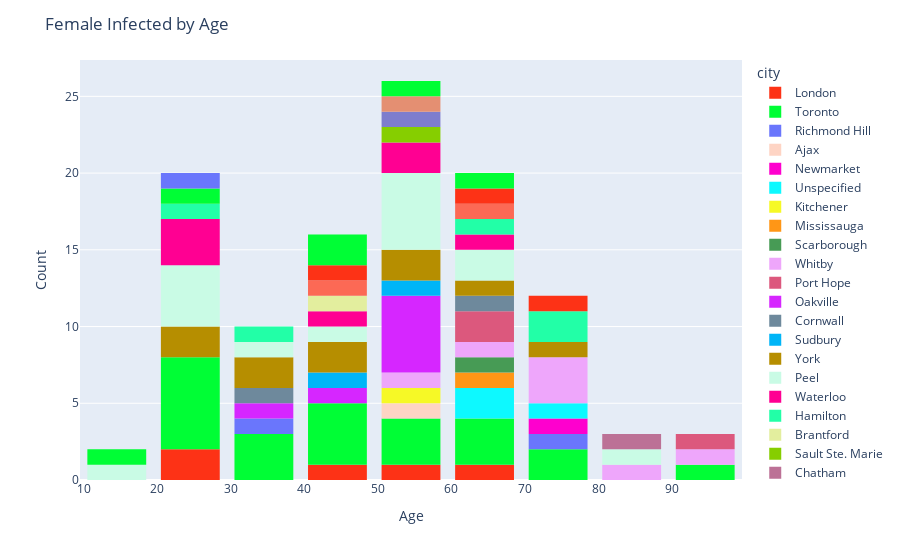

Write notebook code for a chart like this one.
### Code cell
fig = px.histogram(female, x="age", color = "city", color_discrete_sequence= px.colors.qualitative.Light24)
fig.update_layout(
    title_text='Female Infected by Age', # title of plot
    xaxis_title_text='Age', # xaxis label
    yaxis_title_text='Count', # yaxis label
    bargap=0.2, # gap between bars of adjacent location coordinates
    #bargroupgap=0.1 # gap between bars of the same location coordinates
)

fig.show()

### Figure 1 — Plotly figure (JSON) as saved in the notebook; plotly's stock layout.template omitted (floating-point values rounded to 4 significant figures)
{"data": [{"alignmentgroup": "True", "bingroup": "x", "hoverlabel": {"namelength": 0}, "hovertemplate": "city=London<br>age=%{x}<br>count=%{y}", "legendgroup": "London", "marker": {"color": "#FD3216"}, "name": "London", "offsetgroup": "London", "orientation": "v", "showlegend": true, "type": "histogram", "x": [20, 50, 60, 20, 40], "xaxis": "x", "yaxis": "y"}, {"alignmentgroup": "True", "bingroup": "x", "hoverlabel": {"namelength": 0}, "hovertemplate": "city=Toronto<br>age=%{x}<br>count=%{y}", "legendgroup": "Toronto", "marker": {"color": "#00FE35"}, "name": "Toronto", "offsetgroup": "Toronto", "orientation": "v", "showlegend": true, "type": "histogram", "x": [60, 40, 50, 70, 50, 20, 60, 40, 50, 30, 20, 30, 70, 20, 60, 40, 20, 20, 90, 30, 40, 20], "xaxis": "x", "yaxis": "y"}, {"alignmentgroup": "True", "bingroup": "x", "hoverlabel": {"namelength": 0}, "hovertemplate": "city=Richmond Hill<br>age=%{x}<br>count=%{y}", "legendgroup": "Richmond Hill", "marker": {"color": "#6A76FC"}, "name": "Richmond Hill", "offsetgroup": "Richmond Hill", "orientation": "v", "showlegend": true, "type": "histogram", "x": [34, 70], "xaxis": "x", "yaxis": "y"}, {"alignmentgroup": "True", "bingroup": "x", "hoverlabel": {"namelength": 0}, "hovertemplate": "city=Ajax<br>age=%{x}<br>count=%{y}", "legendgroup": "Ajax", "marker": {"color": "#FED4C4"}, "name": "Ajax", "offsetgroup": "Ajax", "orientation": "v", "showlegend": true, "type": "histogram", "x": [51], "xaxis": "x", "yaxis": "y"}, {"alignmentgroup": "True", "bingroup": "x", "hoverlabel": {"namelength": 0}, "hovertemplate": "city=Newmarket<br>age=%{x}<br>count=%{y}", "legendgroup": "Newmarket", "marker": {"color": "#FE00CE"}, "name": "Newmarket", "offsetgroup": "Newmarket", "orientation": "v", "showlegend": true, "type": "histogram", "x": [70], "xaxis": "x", "yaxis": "y"}, {"alignmentgroup": "True", "bingroup": "x", "hoverlabel": {"namelength": 0}, "hovertemplate": "city=Unspecified<br>age=%{x}<br>count=%{y}", "legendgroup": "Unspecified", "marker": {"color": "#0DF9FF"}, "name": "Unspecified", "offsetgroup": "Unspecified", "orientation": "v", "showlegend": true, "type": "histogram", "x": [60, 70, 60], "xaxis": "x", "yaxis": "y"}, {"alignmentgroup": "True", "bingroup": "x", "hoverlabel": {"namelength": 0}, "hovertemplate": "city=Kitchener<br>age=%{x}<br>count=%{y}", "legendgroup": "Kitchener", "marker": {"color": "#F6F926"}, "name": "Kitchener", "offsetgroup": "Kitchener", "orientation": "v", "showlegend": true, "type": "histogram", "x": [50], "xaxis": "x", "yaxis": "y"}, {"alignmentgroup": "True", "bingroup": "x", "hoverlabel": {"namelength": 0}, "hovertemplate": "city=Mississauga<br>age=%{x}<br>count=%{y}", "legendgroup": "Mississauga", "marker": {"color": "#FF9616"}, "name": "Mississauga", "offsetgroup": "Mississauga", "orientation": "v", "showlegend": true, "type": "histogram", "x": [60], "xaxis": "x", "yaxis": "y"}, {"alignmentgroup": "True", "bingroup": "x", "hoverlabel": {"namelength": 0}, "hovertemplate": "city=Scarborough<br>age=%{x}<br>count=%{y}", "legendgroup": "Scarborough", "marker": {"color": "#479B55"}, "name": "Scarborough", "offsetgroup": "Scarborough", "orientation": "v", "showlegend": true, "type": "histogram", "x": [60], "xaxis": "x", "yaxis": "y"}, {"alignmentgroup": "True", "bingroup": "x", "hoverlabel": {"namelength": 0}, "hovertemplate": "city=Whitby<br>age=%{x}<br>count=%{y}", "legendgroup": "Whitby", "marker": {"color": "#EEA6FB"}, "name": "Whitby", "offsetgroup": "Whitby", "orientation": "v", "showlegend": true, "type": "histogram", "x": [70, 60, 70, 90, 80, 50, 70], "xaxis": "x", "yaxis": "y"}, {"alignmentgroup": "True", "bingroup": "x", "hoverlabel": {"namelength": 0}, "hovertemplate": "city=Port Hope<br>age=%{x}<br>count=%{y}", "legendgroup": "Port Hope", "marker": {"color": "#DC587D"}, "name": "Port Hope", "offsetgroup": "Port Hope", "orientation": "v", "showlegend": true, "type": "histogram", "x": [60, 60, 90], "xaxis": "x", "yaxis": "y"}, {"alignmentgroup": "True", "bingroup": "x", "hoverlabel": {"namelength": 0}, "hovertemplate": "city=Oakville<br>age=%{x}<br>count=%{y}", "legendgroup": "Oakville", "marker": {"color": "#D626FF"}, "name": "Oakville", "offsetgroup": "Oakville", "orientation": "v", "showlegend": true, "type": "histogram", "x": [50, 50, 50, 50, 30, 40, 50], "xaxis": "x", "yaxis": "y"}, {"alignmentgroup": "True", "bingroup": "x", "hoverlabel": {"namelength": 0}, "hovertemplate": "city=Cornwall<br>age=%{x}<br>count=%{y}", "legendgroup": "Cornwall", "marker": {"color": "#6E899C"}, "name": "Cornwall", "offsetgroup": "Cornwall", "orientation": "v", "showlegend": true, "type": "histogram", "x": [30, 60], "xaxis": "x", "yaxis": "y"}, {"alignmentgroup": "True", "bingroup": "x", "hoverlabel": {"namelength": 0}, "hovertemplate": "city=Sudbury<br>age=%{x}<br>count=%{y}", "legendgroup": "Sudbury", "marker": {"color": "#00B5F7"}, "name": "Sudbury", "offsetgroup": "Sudbury", "orientation": "v", "showlegend": true, "type": "histogram", "x": [50, 40], "xaxis": "x", "yaxis": "y"}, {"alignmentgroup": "True", "bingroup": "x", "hoverlabel": {"namelength": 0}, "hovertemplate": "city=York<br>age=%{x}<br>count=%{y}", "legendgroup": "York", "marker": {"color": "#B68E00"}, "name": "York", "offsetgroup": "York", "orientation": "v", "showlegend": true, "type": "histogram", "x": [20, 30, 50, 40, 40, 70, 20, 30, 50, 60], "xaxis": "x", "yaxis": "y"}, {"alignmentgroup": "True", "bingroup": "x", "hoverlabel": {"namelength": 0}, "hovertemplate": "city=Peel<br>age=%{x}<br>count=%{y}", "legendgroup": "Peel", "marker": {"color": "#C9FBE5"}, "name": "Peel", "offsetgroup": "Peel", "orientation": "v", "showlegend": true, "type": "histogram", "x": [60, 40, 50, 50, 10, 20, 20, 50, 50, 50, 30, 20, 60, 20, 80], "xaxis": "x", "yaxis": "y"}, {"alignmentgroup": "True", "bingroup": "x", "hoverlabel": {"namelength": 0}, "hovertemplate": "city=Waterloo<br>age=%{x}<br>count=%{y}", "legendgroup": "Waterloo", "marker": {"color": "#FF0092"}, "name": "Waterloo", "offsetgroup": "Waterloo", "orientation": "v", "showlegend": true, "type": "histogram", "x": [40, 60, 20, 50, 20, 20, 50], "xaxis": "x", "yaxis": "y"}, {"alignmentgroup": "True", "bingroup": "x", "hoverlabel": {"namelength": 0}, "hovertemplate": "city=Hamilton<br>age=%{x}<br>count=%{y}", "legendgroup": "Hamilton", "marker": {"color": "#22FFA7"}, "name": "Hamilton", "offsetgroup": "Hamilton", "orientation": "v", "showlegend": true, "type": "histogram", "x": [30, 70, 60, 20, 70], "xaxis": "x", "yaxis": "y"}, {"alignmentgroup": "True", "bingroup": "x", "hoverlabel": {"namelength": 0}, "hovertemplate": "city=Brantford<br>age=%{x}<br>count=%{y}", "legendgroup": "Brantford", "marker": {"color": "#E3EE9E"}, "name": "Brantford", "offsetgroup": "Brantford", "orientation": "v", "showlegend": true, "type": "histogram", "x": [40], "xaxis": "x", "yaxis": "y"}, {"alignmentgroup": "True", "bingroup": "x", "hoverlabel": {"namelength": 0}, "hovertemplate": "city=Sault Ste. Marie<br>age=%{x}<br>count=%{y}", "legendgroup": "Sault Ste. Marie", "marker": {"color": "#86CE00"}, "name": "Sault Ste. Marie", "offsetgroup": "Sault Ste. Marie", "orientation": "v", "showlegend": true, "type": "histogram", "x": [50], "xaxis": "x", "yaxis": "y"}, {"alignmentgroup": "True", "bingroup": "x", "hoverlabel": {"namelength": 0}, "hovertemplate": "city=Chatham<br>age=%{x}<br>count=%{y}", "legendgroup": "Chatham", "marker": {"color": "#BC7196"}, "name": "Chatham", "offsetgroup": "Chatham", "orientation": "v", "showlegend": true, "type": "histogram", "x": [80], "xaxis": "x", "yaxis": "y"}, {"alignmentgroup": "True", "bingroup": "x", "hoverlabel": {"namelength": 0}, "hovertemplate": "city=Niagara<br>age=%{x}<br>count=%{y}", "legendgroup": "Niagara", "marker": {"color": "#7E7DCD"}, "name": "Niagara", "offsetgroup": "Niagara", "orientation": "v", "showlegend": true, "type": "histogram", "x": [50], "xaxis": "x", "yaxis": "y"}, {"alignmentgroup": "True", "bingroup": "x", "hoverlabel": {"namelength": 0}, "hovertemplate": "city=Simcoe<br>age=%{x}<br>count=%{y}", "legendgroup": "Simcoe", "marker": {"color": "#FC6955"}, "name": "Simcoe", "offsetgroup": "Simcoe", "orientation": "v", "showlegend": true, "type": "histogram", "x": [40, 60], "xaxis": "x", "yaxis": "y"}, {"alignmentgroup": "True", "bingroup": "x", "hoverlabel": {"namelength": 0}, "hovertemplate": "city=Owen Sound<br>age=%{x}<br>count=%{y}", "legendgroup": "Owen Sound", "marker": {"color": "#E48F72"}, "name": "Owen Sound", "offsetgroup": "Owen Sound", "orientation": "v", "showlegend": true, "type": "histogram", "x": [50], "xaxis": "x", "yaxis": "y"}, {"alignmentgroup": "True", "bingroup": "x", "hoverlabel": {"namelength": 0}, "hovertemplate": "city=Kingston<br>age=%{x}<br>count=%{y}", "legendgroup": "Kingston", "marker": {"color": "#FD3216"}, "name": "Kingston", "offsetgroup": "Kingston", "orientation": "v", "showlegend": true, "type": "histogram", "x": [40, 60, 70], "xaxis": "x", "yaxis": "y"}, {"alignmentgroup": "True", "bingroup": "x", "hoverlabel": {"namelength": 0}, "hovertemplate": "city=Ottawa<br>age=%{x}<br>count=%{y}", "legendgroup": "Ottawa", "marker": {"color": "#00FE35"}, "name": "Ottawa", "offsetgroup": "Ottawa", "orientation": "v", "showlegend": true, "type": "histogram", "x": [40, 20, 60, 40, 10, 50], "xaxis": "x", "yaxis": "y"}, {"alignmentgroup": "True", "bingroup": "x", "hoverlabel": {"namelength": 0}, "hovertemplate": "city=Belleville<br>age=%{x}<br>count=%{y}", "legendgroup": "Belleville", "marker": {"color": "#6A76FC"}, "name": "Belleville", "offsetgroup": "Belleville", "orientation": "v", "showlegend": true, "type": "histogram", "x": [20], "xaxis": "x", "yaxis": "y"}], "layout": {"bargap": 0.2, "barmode": "relative", "legend": {"title": {"text": "city"}, "tracegroupgap": 0}, "margin": {"t": 60}, "title": {"text": "Female Infected by Age"}, "xaxis": {"anchor": "y", "domain": [0, 1], "title": {"text": "Age"}}, "yaxis": {"anchor": "x", "domain": [0, 1], "title": {"text": "Count"}}}}
